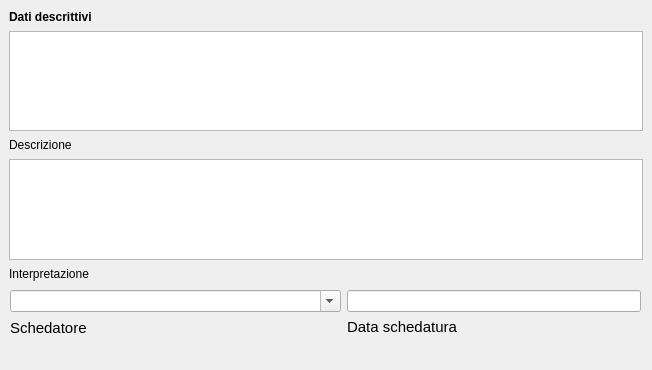
     <widget class="QWidget" name="tab">
      <attribute name="title">
       <string>Dati descrittivi</string>
      </attribute>
      <widget class="QLabel" name="label_13">
       <property name="geometry">
        <rect>
         <x>9</x>
         <y>9</y>
         <width>95</width>
         <height>16</height>
        </rect>
       </property>
       <property name="font">
        <font>
         <weight>75</weight>
         <bold>true</bold>
        </font>
       </property>
       <property name="text">
        <string>Dati descrittivi</string>
       </property>
      </widget>
      <widget class="QTextEdit" name="textEdit_descrizione">
       <property name="geometry">
        <rect>
         <x>9</x>
         <y>31</y>
         <width>634</width>
         <height>100</height>
        </rect>
       </property>
       <property name="font">
        <font>
         <pointsize>10</pointsize>
        </font>
       </property>
       <property name="html">
        <string>&lt;!DOCTYPE HTML PUBLIC &quot;-//W3C//DTD HTML 4.0//EN&quot; &quot;http://www.w3.org/TR/REC-html40/strict.dtd&quot;&gt;
&lt;html&gt;&lt;head&gt;&lt;meta name=&quot;qrichtext&quot; content=&quot;1&quot; /&gt;&lt;style type=&quot;text/css&quot;&gt;
p, li { white-space: pre-wrap; }
&lt;/style&gt;&lt;/head&gt;&lt;body style=&quot; font-family:'MS Shell Dlg 2'; font-size:10pt; font-weight:400; font-style:normal;&quot;&gt;
&lt;p style=&quot; margin-top:0px; margin-bottom:0px; margin-left:0px; margin-right:0px; -qt-block-indent:0; text-indent:0px;&quot;&gt;&lt;span style=&quot; font-family:'Lucida Grande'; font-size:13pt;&quot;&gt;&lt;br /&gt;&lt;/span&gt;&lt;/p&gt;&lt;/body&gt;&lt;/html&gt;</string>
       </property>
      </widget>
      <widget class="QLabel" name="label_6">
       <property name="geometry">
        <rect>
         <x>9</x>
         <y>137</y>
         <width>69</width>
         <height>16</height>
        </rect>
       </property>
       <property name="text">
        <string>Descrizione </string>
       </property>
      </widget>
      <widget class="QTextEdit" name="textEdit_interpretazione">
       <property name="geometry">
        <rect>
         <x>9</x>
         <y>159</y>
         <width>634</width>
         <height>101</height>
        </rect>
       </property>
       <property name="font">
        <font>
         <pointsize>10</pointsize>
        </font>
       </property>
      </widget>
      <widget class="QLabel" name="label_7">
       <property name="geometry">
        <rect>
         <x>9</x>
         <y>266</y>
         <width>91</width>
         <height>16</height>
        </rect>
       </property>
       <property name="text">
        <string>Interpretazione </string>
       </property>
      </widget>
      <widget class="QWidget" name="layoutWidget_2">
       <property name="geometry">
        <rect>
         <x>10</x>
         <y>290</y>
         <width>631</width>
         <height>71</height>
        </rect>
       </property>
       <layout class="QGridLayout" name="gridLayout_13">
        <item row="0" column="1">
         <layout class="QGridLayout" name="gridLayout_12">
          <item row="0" column="0">
           <widget class="QLineEdit" name="lineEdit_data_schedatura">
            <property name="text">
             <string/>
            </property>
           </widget>
          </item>
          <item row="2" column="0">
           <spacer name="verticalSpacer_2">
            <property name="orientation">
             <enum>Qt::Vertical</enum>
            </property>
            <property name="sizeHint" stdset="0">
             <size>
              <width>20</width>
              <height>40</height>
             </size>
            </property>
           </spacer>
          </item>
          <item row="1" column="0">
           <widget class="QLabel" name="label_25">
            <property name="font">
             <font>
              <pointsize>11</pointsize>
             </font>
            </property>
            <property name="text">
             <string>Data schedatura</string>
            </property>
           </widget>
          </item>
         </layout>
        </item>
        <item row="0" column="0">
         <layout class="QGridLayout" name="gridLayout_11">
          <item row="1" column="0">
           <widget class="QLabel" name="label_35">
            <property name="font">
             <font>
              <pointsize>11</pointsize>
             </font>
            </property>
            <property name="text">
             <string>Schedatore</string>
            </property>
           </widget>
          </item>
          <item row="1" column="1">
           <spacer name="horizontalSpacer_8">
            <property name="orientation">
             <enum>Qt::Horizontal</enum>
            </property>
            <property name="sizeHint" stdset="0">
             <size>
              <width>248</width>
              <height>20</height>
             </size>
            </property>
           </spacer>
          </item>
          <item row="0" column="0" colspan="2">
           <widget class="QComboBox" name="comboBox_schedatore">
            <property name="editable">
             <bool>true</bool>
            </property>
           </widget>
          </item>
          <item row="2" column="0">
           <spacer name="verticalSpacer">
            <property name="orientation">
             <enum>Qt::Vertical</enum>
            </property>
            <property name="sizeHint" stdset="0">
             <size>
              <width>20</width>
              <height>40</height>
             </size>
            </property>
           </spacer>
          </item>
         </layout>
        </item>
       </layout>
      </widget>
     </widget>
